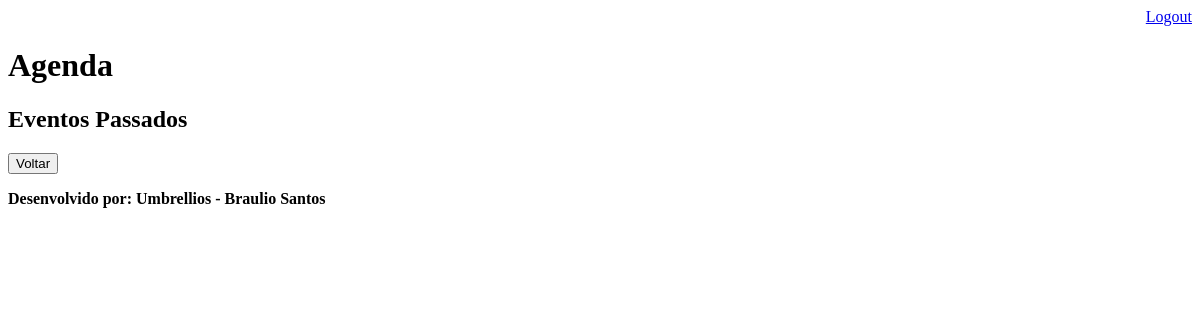
The page /agenda/historico/ (signed in) on the database as committed earlier.
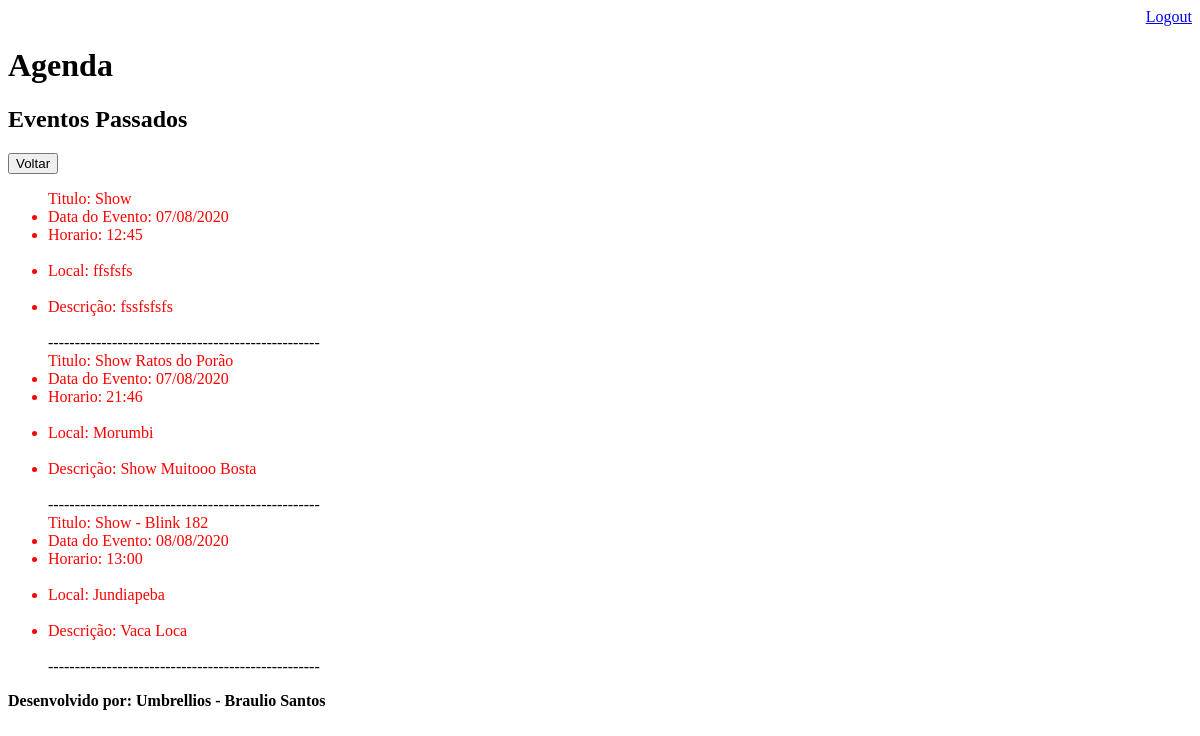
The same page on the database as committed later.
### core/models.py (models this page shows, shortened)
class Evento(models.Model):
    titulo = models.CharField(max_length=100)
    descricao = models.TextField(blank=True, null=True)
    data_evento = models.DateTimeField(verbose_name='Data do Evento')
    data_criacao = models.DateTimeField(auto_now=True, verbose_name='Data da Criação')
    usuario = models.ForeignKey(User, on_delete=models.CASCADE)
    local = models.CharField(max_length=100, blank=True, null=True)
    class Meta:
        db_table = 'evento'
    def get_data_evento(self):
        return self.data_evento.strftime('%d/%m/%Y')
    def get_hora_evento(self):
        return self.data_evento.strftime('%H:%M')

### core/views.py (the view)
# urls.py: path('agenda/historico/', views.lista_evento_historico),
@login_required(login_url='/login/')
def lista_evento_historico(request):
    usuario = request.user
    try:
        evento = Evento.objects.filter(usuario=usuario,
                                       data_evento__lt=datetime.now())
    except Exception:
        raise Http404()
    dados_evento = {'eventos' : evento}
    return render(request, 'evento-historico.html', dados_evento)

### templates/evento-historico.html
{% extends "model-page.html" %}
{% block content %}
 <h2> Eventos Passados</h2>
    <a href="/">
        <button type="button">Voltar</button>
    </a>
        <ul>
            {% for evento in eventos %}
                <div style="color:red"
                    <li>Titulo: {{evento.titulo}}</li>
                    <li>Data do Evento: {{evento.get_data_evento}}</li>
                    <li>Horario: {{evento.get_hora_evento}}</li><br>
                    <li>Local: {{evento.local}}</li><br>
                    <li>Descrição: {{evento.descricao}}</li><br>
                </div>
                ---------------------------------------------------
            {% endfor %}
        </ul>
{% endblock %}

### templates/model-page.html
<!DOCTYPE html>
<html lang="pt-br">
<head>
  {% include "model-header.html" %}
</head>
<body>
    <h1>Agenda</h1>
    {% block content %} {% endblock %}
    {% include "model-footer.html" %}
</body>
</html>

### templates/model-header.html (shortened to what this page needs)
    <div align="right">
    <a href="/logout">Logout</a>
    </div>

### templates/model-footer.html
<b>Desenvolvido por: Umbrellios - Braulio Santos</b>

Rows that differ between the two databases and show on the page:
added Evento: titulo "Show", get_data_evento "07/08/2020", get_hora_evento "12:45", local "ffsfsfs", descricao "fssfsfsfs"
added Evento: titulo "Show Ratos do Porão", get_data_evento "07/08/2020", get_hora_evento "21:46", local "Morumbi", descricao "Show Muitooo Bosta"
added Evento: titulo "Show - Blink 182", get_data_evento "08/08/2020", get_hora_evento "13:00", local "Jundiapeba", descricao "Vaca Loca"
